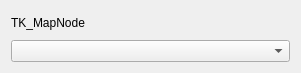
<?xml version="1.0" encoding="UTF-8"?>
<ui version="4.0">
 <class>MapSearchDialog</class>
 <widget class="QWidget" name="MapSearchDialog">
  <property name="geometry">
   <rect>
    <x>0</x>
    <y>0</y>
    <width>301</width>
    <height>73</height>
   </rect>
  </property>
  <property name="windowTitle">
   <string>Form</string>
  </property>
  <layout class="QHBoxLayout" name="horizontalLayout">
   <item>
    <layout class="QVBoxLayout" name="verticalLayout">
     <item>
      <widget class="QLabel" name="labelTitle">
       <property name="text">
        <string>TK_MapNode</string>
       </property>
      </widget>
     </item>
     <item>
      <widget class="QComboBox" name="comboBoxPosition"/>
     </item>
    </layout>
   </item>
  </layout>
 </widget>
 <resources/>
 <connections/>
</ui>
